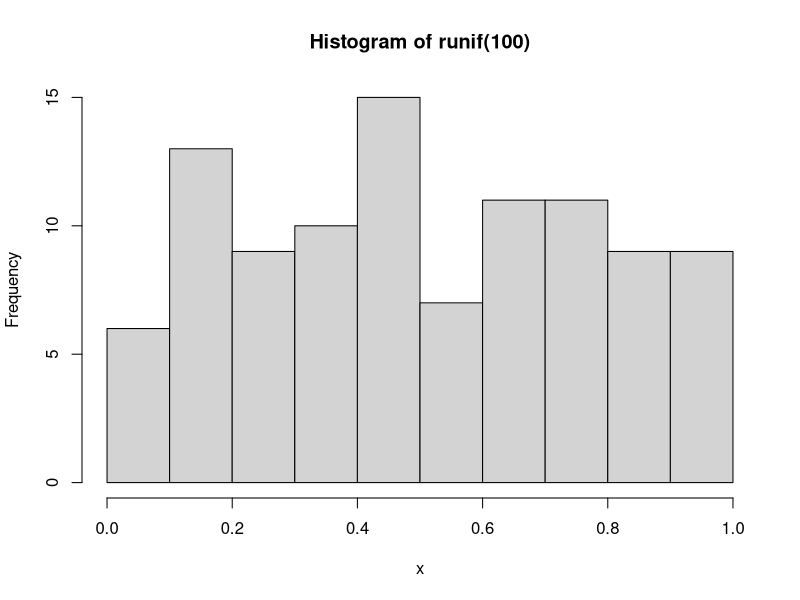
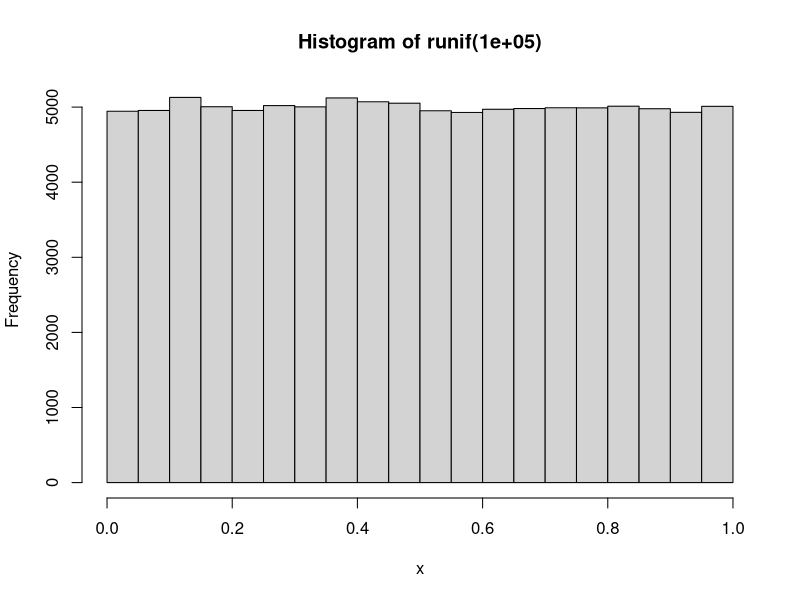

These charts were generated, in order, by the following R code: (Note: this script raises an error after producing the figures.)
## ---- chunk 1
set.seed(123)
## ---- chunk 2
runif(10)
## ---- chunk 3
runif(10)
## ---- chunk 4
#| fig.align='center',
#| fig.width=5,
#| fig.cap="100 draws from Uniform(0,1)"
hist(runif(100), xlab="x", ylab="Frequency")
## ---- chunk 5
#| fig.align='center',
#| fig.width=5,
#| fig.cap="100000 draws from Uniform(0,1)"
hist(runif(100000), xlab="x", ylab="Frequency")
## ---- chunk 6
set.seed(111)
runif(10)
runif(10)
runif(10)
## ---- chunk 7
set.seed(8)
runif(10)
## ---- chunk 8
set.seed(111)
runif(10)
## ---- chunk 9
set.seed(123)
## ---- chunk 10
n <- 10
u <- runif(n)
u
y <- ifelse(u<0.5,"Heads","Tails")
y
table(y)
## ---- chunk 11
table(ifelse(runif(10000)<0.5,"Heads","Tails"))
## ---- chunk 12
pp <- c(Red=1/2, Green=1/3, Blue=1/6)
sum(pp)
## ---- chunk 13
m <- length(pp) # Number of categories
cp <- cumsum(pp)
cp
## ---- chunk 14
set.seed(112)
u <- runif(8)
u
y <- case_when(u < cp[1] ~ "Red",
               u < cp[2] ~ "Green",
               .default="Blue")   # here .default means "otherwise"
data.frame(round(u,5),y)
table(y)
table(y)/length(y)
## ---- chunk 15
y <- factor(y,levels=names(pp))
table(y)
## ---- chunk 16
#| fig.align='center',
#| fig.width=5,
#| fig.cap="Drawing a random category"
i <- 1
plot(0:m,c(0,cp),type="s",ylim=c(0,1),axes=FALSE,
     xlab="Category",ylab="U")
axis(1,at=1:m,labels=names(pp)); axis(2); box()
axis(4,at=c(0,cp),lab=sprintf("%.3f",c(0,cp)),las=2)
text(0,u[i],label=bquote(u[.(i)]),pos=2,xpd=TRUE)
points(0,u[i],pch=16,cex=1.7,col="red")
arrows(0,u[i], as.numeric(y[i]),u[i], col="red", lwd=2)
arrows(as.numeric(y[i]),u[i], as.numeric(y[i]),0, col="red", lwd=2)
title(bquote(u[.(i)]==.(sprintf("%.3f",u[i]))*"; "*y[.(i)]*"="*.(as.character(y[i]))))
## ---- chunk 17
#| fig.align='center',
#| fig.width=5,
#| fig.cap="Drawing a random category"
i <- 2
plot(0:m,c(0,cp),type="s",ylim=c(0,1),axes=FALSE,
     xlab="Category",ylab="U")
axis(1,at=1:m,labels=names(pp)); axis(2); box()
axis(4,at=c(0,cp),lab=sprintf("%.3f",c(0,cp)),las=2)
text(0,u[i],label=bquote(u[.(i)]),pos=2,xpd=TRUE)
points(0,u[i],pch=16,cex=1.7,col="red")
arrows(0,u[i], as.numeric(y[i]),u[i], col="red", lwd=2)
arrows(as.numeric(y[i]),u[i], as.numeric(y[i]),0, col="red", lwd=2)
title(bquote(u[.(i)]==.(sprintf("%.3f",u[i]))*"; "*y[.(i)]*"="*.(as.character(y[i]))))
## ---- chunk 18
set.seed(112)
n <- 10000
u <- runif(n)
y <- case_when(u < cp[1] ~ "Red",
               u < cp[2] ~ "Green",
               .default="Blue")
y <- factor(y, levels=names(pp))
table(y)
## ---- chunk 19
n <- 10000
y <- sample(m, size=n, prob=pp, replace=TRUE)
table(y)
## ---- chunk 20
y <- sample(1:m, size=n, prob=pp, replace=TRUE)
table(y)
## ---- chunk 21
y <- sample(c("Red","Green","Blue"), size=n, prob=pp, replace=TRUE)
y <- factor(y,levels=names(pp))
table(y)
## ---- chunk 22
y <- sample(names(pp), size=n, prob=pp, replace=TRUE)
y <- factor(y,levels=names(pp))
table(y)
## ---- chunk 23
m <- 10
p <- 1/6
pp <- dbinom(0:m, m, p)
pp
## ---- chunk 24
#| fig.align='center',
#| fig.width=5,
#| fig.cap="Binomial probabilities"
barplot(pp, names=0:m,
        xlab="y", ylab="Pr(Y=y)",
        main=bquote("Bin("*.(m)*","*.(sprintf(" %.4f",p))*")"))
## ---- chunk 25
cp <- pbinom(0:m, m, p)
## ---- chunk 26
#| fig.align='center',
#| fig.width=5,
#| fig.cap="Binomial CDF"
plot(0:m, cp, type="s",
        xlab="y", ylab="Pr(Y<=y)",
        main=bquote("Bin("*.(m)*","*.(sprintf(" %.4f",p))*")"))
## ---- chunk 27
#| fig.align='center',
#| fig.width=5,
#| fig.cap="Drawing from a Binomial(10,1/6) distribution"
u <- 0.511
cp <- pbinom(0:m, m, p)
y <- min((0:m)[u<cp])
plot(c(0,0:m),c(0,cp),type="s",ylim=c(0,1),
     xlab="Y",ylab="U")
text(0,u,label=expression(u),pos=2,xpd=TRUE)
points(0,u,pch=16,cex=1.7,col="red")
arrows(0,u, y,u, col="red", lwd=2)
arrows(y,u, y,0, col="red", lwd=2)
title(bquote(u==.(sprintf("%.3f",u))*"; "*y*"="*.(y)))
## ---- chunk 28
#| fig.align='center',
#| fig.width=5,
#| fig.cap="10000 draws from a Binomial(10,1/6)"
n <- 10000
pp <- dbinom(0:m, m, p)
y <- sample(0:m, n, prob=pp, replace=TRUE)
barplot(table(y))
## ---- chunk 29
#| fig.align='center',
#| fig.width=5,
#| fig.cap="10000 draws from a Binomial(10,1/6)"
n <- 10000
y <- rbinom(n, m, p)
barplot(table(y))
## ---- chunk 30
#| fig.align='center',
#| fig.width=5,
#| fig.cap="Exponential probability distribution"
lambda <- 0.5
np <- 101
yvec <- seq(from=0, to=10, length=np)
fvec <- lambda*exp(-lambda*yvec)
plot(yvec, fvec, type="l", 
     xlab="y", ylab="f(y)", main="Probability density of Exp(0.1)")
## ---- chunk 31
#| fig.align='center',
#| fig.width=5,
#| fig.cap="Exponential cumulative probability distribution"
lambda <- 0.5
np <- 101
yvec <- seq(from=0, to=10, length=np)
cdfvec <- 1-exp(-lambda*yvec)
plot(yvec, cdfvec, type="l", 
     xlab="y", ylab="f(y)", main="CDF of Exp(0.1)")
## ---- chunk 32
#| fig.align='center',
#| fig.width=5,
#| fig.cap="10000 draws from an Exponential distribution"
n <- 10000
u <- runif(n)
lambda <- 0.5
y <- -(1/lambda)*log(1-u)
mean(y)
hist(y, main="Histogram of draws from Exp(0.5)")
